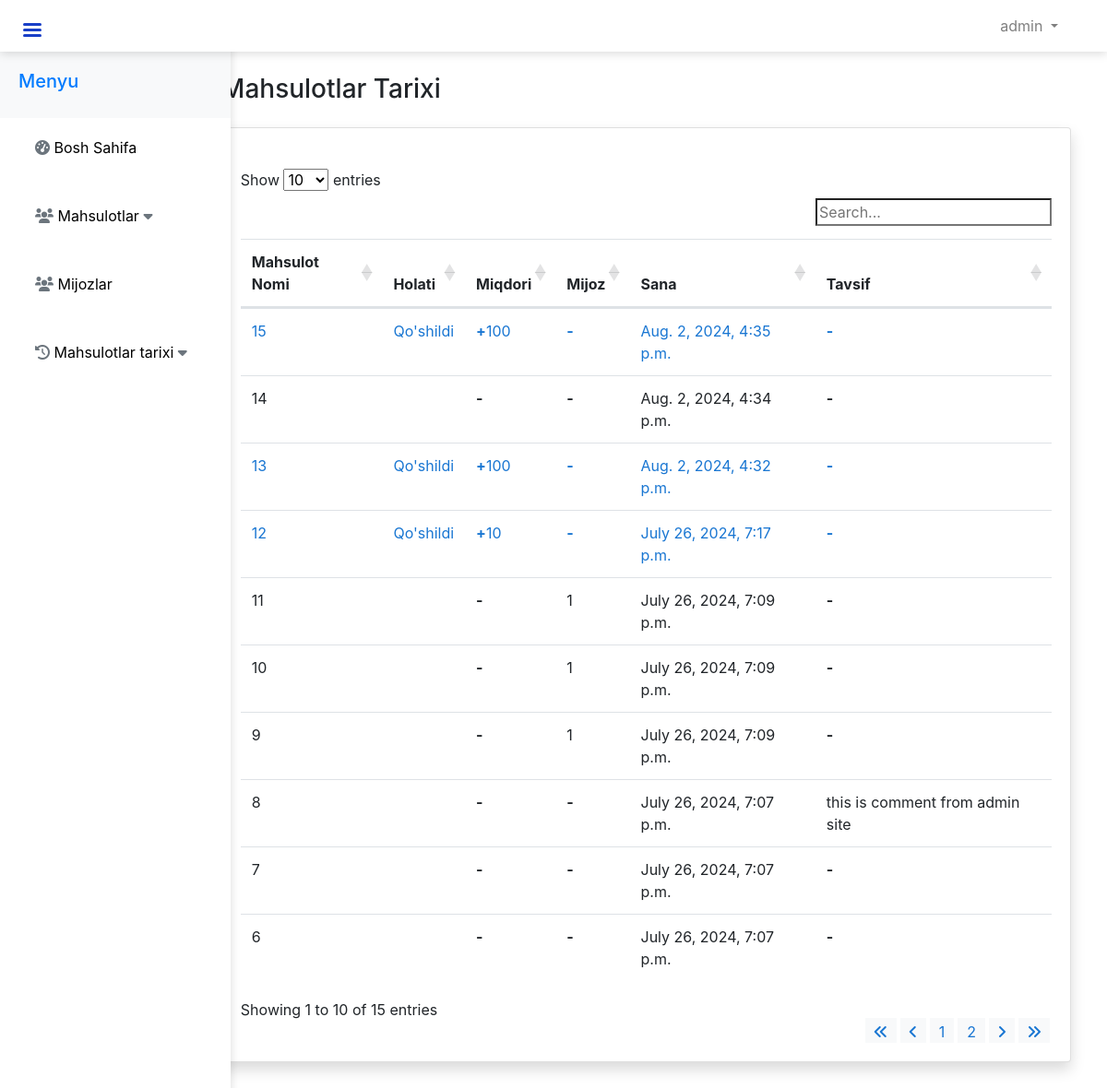
The app's page /product_history/ (signed in) with its own data.
### warehouse/models.py (models this page shows, shortened)
class CustomUser(AbstractUser):
    name = models.CharField(max_length=255)
    photo = models.ImageField(
        upload_to='profile_photos', null=True, blank=True)
    is_manager = models.BooleanField(default=False)
    groups = models.ManyToManyField(
        'auth.Group',
        verbose_name='groups',
        related_name='customuser_set',  # Provide a unique related_name
        blank=True,
        help_text='The groups this user belongs to. A user will get all permissions granted to each of their groups.',
    )
    user_permissions = models.ManyToManyField(
        'auth.Permission',
        verbose_name='user permissions',
        related_name='customuser_set',  # Provide a unique related_name
        blank=True,
        help_text='Specific permissions for this user.',
    )

class ProductHistory(models.Model):
    ACTION_CHOICES = [
        ('ADD', 'Added'),
        ('SEND', 'Sent to Customer'),
    ]
    product = models.ForeignKey(
        'Mahsulot', on_delete=models.CASCADE, related_name='history')
    transaction_type = models.CharField(max_length=10, choices=ACTION_CHOICES)
    quantity = models.IntegerField()
    customer = models.ForeignKey(
        'Customer', on_delete=models.SET_NULL, blank=True, null=True, related_name='history')
    timestamp = models.DateTimeField(auto_now_add=True)
    description = models.TextField(blank=True, null=True)

### warehouse/views.py (the view)
    def wrapper(request, *args, **kwargs):
        if not request.user.is_authenticated:
            return redirect('login')
        return view_func(request, *args, **kwargs)

### warehouse/context_processors.py (called while the page is built)
def profile_picture(request):
    if request.user.is_authenticated:
        return {
            'profile_pic': request.user.photo.url if request.user.photo else 'default-profile-pic-url'
        }
    return {}

### warehouse/views.py (called while the page is built)
def login_required(view_func):
    def wrapper(request, *args, **kwargs):
        if not request.user.is_authenticated:
            return redirect('login')
        return view_func(request, *args, **kwargs)
    return wrapper

@login_required
def product_history(request):
    history = ProductHistory.objects.all().order_by('-timestamp')
    return render(request, 'warehouse/product_history.html', {'history': history})

### warehouse/templates/warehouse/product_history.html (shortened to what this page needs)
{% extends 'warehouse/base.html' %}
{% block content %}
<div class="container-fluid">
    <h3 class="mt-4">Mahsulotlar Tarixi</h3>
    <div class="card shadow mt-4 mb-5">
        <div class="card-body">
            <div class="table-responsive mt-4">
                <table id="customer-history-table" class="table table-hover">
                    <thead>
                        <tr>
                            <th>Mahsulot Nomi</th>
                            <th>Holati</th>
                            <th>Miqdori</th>
                            <th>Mijoz</th>
                            <th>Sana</th>
                            <th>Tavsif</th>
                        </tr>
                    </thead>
                    <tbody>
                        {% for entry in history %}
                        <tr class="{% if entry.transaction_type == 'Addition' %} addition-row {% elif entry.transaction_type == 'Substraction' %} substraction-row {% endif %}">
                            <td>{{ entry.id }}</td>
                            <td>
                                {% if entry.transaction_type == 'Addition' %}
                                <span>Qo'shildi</span>
                                {% elif entry.transaction_type == 'Substraction' %}
                                <span>Jo'natildi</span>
                                {% endif %}
                            </td>
                            <td>
                                {% if entry.transaction_type == 'Addition' %}
                                <span style=" font-weight: bold;">+</span>{{ entry.quantity }}
                                {% elif entry.transaction_type == 'Substraction' %}
                                <span style=" font-weight: bold;">-</span>{{ entry.quantity }}
                                {% else %}
                                <span style=" font-weight: bold;">-</span>
                                {% endif %}</td>
                            <td>
                                {% if entry.customer_id %}
                                {{ entry.customer_id }}
                                {% else %}
                                <span style=" font-weight: bold;">-</span>
                                {% endif %}
                            </td>
                            <td>{{ entry.timestamp }}</td>
                            <td>
                                {% if entry.description %}
                                {{ entry.description }}
                                {% else %}
                                <span style=" font-weight: bold;">-</span>
                                {% endif %}
                            </td>
                        </tr>
                        {% endfor %}
                    </tbody>
                </table>
            </div>
        </div>
    </div>
</div>
{% endblock %}

### warehouse/templates/warehouse/base.html (shortened to what this page needs)
{% load static %}
<!DOCTYPE html>
<html lang="en">
<head>
    <link rel="stylesheet" href="https://stackpath.bootstrapcdn.com/bootstrap/4.5.2/css/bootstrap.min.css">
    <link rel="stylesheet" href="https://cdnjs.cloudflare.com/ajax/libs/font-awesome/5.15.4/css/all.min.css">
    <link rel="stylesheet" href="https://cdn.datatables.net/1.10.24/css/dataTables.bootstrap4.min.css">
    <link rel="stylesheet" href="https://cdnjs.cloudflare.com/ajax/libs/font-awesome/6.0.0-beta3/css/all.min.css">
    <link rel="stylesheet" href="{% static 'css/main.css'%}">
    <link rel="stylesheet" href="{% static 'electrode/css/main_electrode.css'%}">
</head>
<body>
    <nav class="navbar navbar-expand-lg navbar-light">
        <div class="container">
            <button id="sidebarToggle" class="btn btn-primary">
                <div class="hamburger-icon">
                    <div class="line"></div>
                    <div class="line"></div>
                    <div class="line"></div>
                </div>
            </button>
            <div class="collapse navbar-collapse" id="navbarNav">
                <ul class="navbar-nav ml-auto">
                    {% if user.is_authenticated %}
                    <li class="nav-item dropdown">
                        <a class="nav-link dropdown-toggle" href="#" id="navbarDropdown" role="button" data-toggle="dropdown"
                            aria-haspopup="true" aria-expanded="false">
                            {{ user.username }}
                        </a>
                    </li>
                    {% else %}
                    <li class="nav-item">
                        <a class="nav-link" href="{% url 'login' %}">Login</a>
                    </li>
                    {% endif %}
                </ul>
            </div>
        </div>
    </nav>
    <div class="sidebar active" id="sidebar">
        <div class="sidebar-header">
            <h5 class="text-primary">Menyu</h5>
        </div>
        <ul class="sidebar-menu">
            <li><a href="{% url 'dashboard' %}" class="active"><i class="fas fa-tachometer-alt"></i> Bosh Sahifa</a></li>
            <li>
                <a href="#" class="extendable-link">
                    <i class="fas fa-users"></i> <span>Mahsulotlar</span> <i class="fas fa-caret-down"></i>
                </a>
            </li>
            <li><a href="{% url 'customers' %}"><i class="fas fa-users"></i> Mijozlar </a></li>
            <li>
                <a href="#" class="extendable-link">
                    <i class="fas fa-history"></i> <span>Mahsulotlar tarixi</span> <i class="fas fa-caret-down"></i>
                </a>
            </li>
     </ul>
    </div>
    <div class="page-content">
        <div class="container-fluid">
            <div class="row">
                <div class="col-md-9 ml-sm-auto col-lg-10 px-md-4">
                    {% block content %}
                    {% endblock %}
                </div>
            </div>
        </div>
    </div>
</body>
</html>

### warehouse/static/css/main.css (style rules this page uses)
.table-responsive { margin: 0 auto; }
.navbar { position: fixed; top: 0; width: 100%; z-index: 900; background-color: #fff !important; box-shadow: 0 2px 10px rgba(0, 0, 0, 0.15); }
.sidebar { position: fixed; top: 1rem; bottom: 0; left: 0; z-index: 800; padding-top: 3.5rem; box-shadow: 0 2px 10px rgba(0, 0, 0, 0.15); background-color: #fff; color: #000; width: 250px; transition: all 0.3s ease; position: fixed; }
.sidebar .sidebar-header { padding: 20px; background-color: #f8f9fa; }
.sidebar .sidebar-menu { padding-left: 0; }
.sidebar .sidebar-menu li { list-style: none; margin-bottom: 10px; }
.sidebar .sidebar-menu li a { display: block; color: #000; text-decoration: none; padding: 10px 20px; transition: all 0.3s ease; border-left: 3px solid transparent; }
.page-content { margin-left: auto; margin-top: 3.5rem; }
.sidebar .sidebar-menu li a i { color: #6c757d; }
.extendable-link { position: relative; }

### warehouse/templates/warehouse/base.html (style rules this page uses)
.sidebar { width: 250px; height: 100%; position: fixed; top: 0; left: 0; transition: left 0.3s ease; overflow-y: auto; }
.sidebar-header { padding: 15px; }
.sidebar-menu { list-style: none; padding: 0; margin: 0; }
.sidebar-menu li { padding: 10px 15px; }
.sidebar-menu li a { display: block; padding: 10px; }
#sidebarToggle { position: fixed; top: 15px; left: 15px; background: transparent; border: none; cursor: pointer; padding: 10px; z-index: 1000; transition: transform 0.2s ease; }
.hamburger-icon { display: flex; flex-direction: column; justify-content: space-between; width: 20px; height: 15px; }
.hamburger-icon .line { background-color: #193fc7; height: 3px; width: 100%; border-radius: 3px; transition: background-color 0.3s ease; }
.page-content { margin-left: 1px; transition: margin-left 0.3s ease; }
.navbar-nav { display: flex; align-items: center; }

### warehouse/templates/warehouse/product_history.html (style rules this page uses)
.addition-row { color:#1976D2; }

### records on screen
CustomUser: username "admin"
ProductHistory: id "15", transaction_type "Qo'shildi", quantity "100", timestamp "Aug. 2, 2024, 4:35 p.m."
ProductHistory: id "14", timestamp "Aug. 2, 2024, 4:34 p.m."
ProductHistory: id "13", transaction_type "Qo'shildi", quantity "100", timestamp "Aug. 2, 2024, 4:32 p.m."
ProductHistory: id "12", transaction_type "Qo'shildi", quantity "10", timestamp "July 26, 2024, 7:17 p.m."
ProductHistory: id "11", customer_id "1", timestamp "July 26, 2024, 7:09 p.m."
ProductHistory: id "10", customer_id "1", timestamp "July 26, 2024, 7:09 p.m."
ProductHistory: id "9", customer_id "1", timestamp "July 26, 2024, 7:09 p.m."
ProductHistory: id "8", timestamp "July 26, 2024, 7:07 p.m.", description "this is comment from admin site"
ProductHistory: id "7", timestamp "July 26, 2024, 7:07 p.m."
ProductHistory: id "6", timestamp "July 26, 2024, 7:07 p.m."
